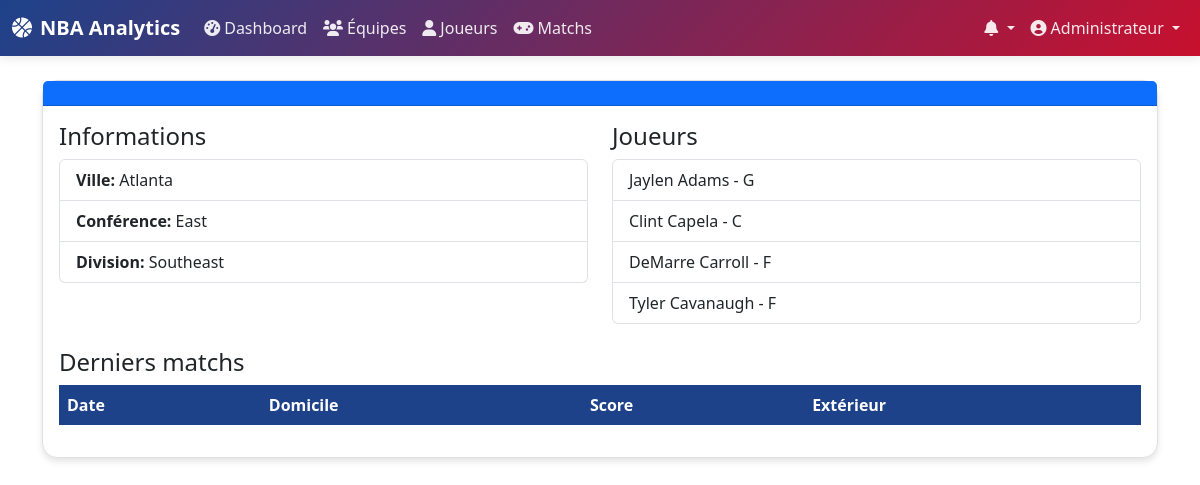
/team/1 (signed in), run on the app's committed database.
### models.py (models this page shows, shortened)
class User(UserMixin, db.Model):
    id = db.Column(db.Integer, primary_key=True)
    email = db.Column(db.String(120), unique=True, nullable=False)
    password_hash = db.Column(db.String(255))
    name = db.Column(db.String(100))
    role = db.Column(db.String(20), default='user')  # user, admin, manager
    created_at = db.Column(db.DateTime, default=datetime.utcnow)
    is_active = db.Column(db.Boolean, default=True)
    managed_teams = db.relationship('Team', secondary='user_team_association', back_populates='managers')
    notifications = db.relationship('Notification', backref='user', lazy=True, cascade='all, delete-orphan')

class Team(db.Model):
    id = db.Column(db.Integer, primary_key=True)
    name = db.Column(db.String(100), nullable=False)
    city = db.Column(db.String(100), nullable=False)
    conference = db.Column(db.String(50))
    division = db.Column(db.String(50))
    logo_url = db.Column(db.String(255))
    created_at = db.Column(db.DateTime, default=datetime.utcnow)
    players = db.relationship('Player', backref='team', lazy=True, cascade='all, delete-orphan')
    managers = db.relationship('User', secondary='user_team_association', back_populates='managed_teams')

class Player(db.Model):
    id = db.Column(db.Integer, primary_key=True)
    first_name = db.Column(db.String(50), nullable=False)
    last_name = db.Column(db.String(50), nullable=False)
    position = db.Column(db.String(10))
    height_feet = db.Column(db.Integer)
    height_inches = db.Column(db.Integer)
    weight_pounds = db.Column(db.Integer)
    team_id = db.Column(db.Integer, db.ForeignKey('team.id'), nullable=False)
    created_at = db.Column(db.DateTime, default=datetime.utcnow)
    points_per_game = db.Column(db.Float, default=0.0)
    assists_per_game = db.Column(db.Float, default=0.0)
    rebounds_per_game = db.Column(db.Float, default=0.0)
    minutes_per_game = db.Column(db.Float, default=0.0)
    performances = db.relationship('PlayerPerformance', backref='player', lazy=True, cascade='all, delete-orphan')

### routes.py (the view)
@app.route('/team/<int:team_id>')
@login_required
def team_detail(team_id):
    team = Team.query.get_or_404(team_id)
    players = Player.query.filter_by(team_id=team_id).all()
    games = Game.query.filter(
        (Game.home_team_id == team_id) | (Game.home_team_id== team_id)
    ).order_by(Game.date.desc()).limit(10).all()
    return render_template('team_detail.html', team=team, players=players, games=games)

### app.py (called while the page is built)
@login_manager.user_loader
def load_user(user_id):
    from models import User
    return User.query.get(int(user_id))

### templates/team_detail.html (shortened to what this page needs)
{% extends "base.html" %}
{% block content %}
<div class="container mt-4">
    {% if team %}
    <div class="card">
        <div class="card-header bg-primary text-white">
        </div>
        <div class="card-body">
            <div class="row">
                <div class="col-md-6">
                    <h4>Informations</h4>
                    <ul class="list-group">
                        <li class="list-group-item"><strong>Ville:</strong> {{ team.city }}</li>
                        <li class="list-group-item"><strong>Conférence:</strong> {{ team.conference }}</li>
                        <li class="list-group-item"><strong>Division:</strong> {{ team.division }}</li>
                    </ul>
                </div>
                <div class="col-md-6">
                    <h4>Joueurs</h4>
                    <div class="list-group">
                        {% for player in team.players %}
                        <a href="{{ url_for('player_detail', player_id=player.id) }}" class="list-group-item list-group-item-action">
                            {{ player.first_name }} {{ player.last_name }} - {{ player.position }}
                        </a>
                        {% endfor %}
                    </div>
                </div>
            </div>
            <div class="mt-4">
                <h4>Derniers matchs</h4>
                <div class="table-responsive">
                    <table class="table table-striped">
                        <thead>
                            <tr>
                                <th>Date</th>
                                <th>Domicile</th>
                                <th>Score</th>
                                <th>Extérieur</th>
                            </tr>
                        </thead>
                    </table>
                </div>
            </div>
        </div>
    </div>
    {% else %}
    <div class="alert alert-warning">
        Équipe non trouvée.
    </div>
    {% endif %}
</div>
{% endblock %}

### templates/base.html (shortened to what this page needs)
<!DOCTYPE html>
<html lang="fr">
<head>
    <link href="https://cdn.jsdelivr.net/npm/bootstrap@5.3.0/dist/css/bootstrap.min.css" rel="stylesheet">
    <link href="https://cdnjs.cloudflare.com/ajax/libs/font-awesome/6.0.0/css/all.min.css" rel="stylesheet">
</head>
<body>
    <nav class="navbar navbar-expand-lg navbar-dark">
        <div class="container-fluid">
            <a class="navbar-brand" href="{{ url_for('index') }}">
                <i class="fas fa-basketball-ball me-2"></i>NBA Analytics
            </a>
            <div class="collapse navbar-collapse" id="navbarNav">
                <ul class="navbar-nav me-auto">
                    {% if current_user.is_authenticated %}
                    <li class="nav-item">
                        <a class="nav-link" href="{{ url_for('dashboard') }}">
                            <i class="fas fa-tachometer-alt me-1"></i>Dashboard
                        </a>
                    </li>
                    <li class="nav-item">
                        <a class="nav-link" href="{{ url_for('teams') }}">
                            <i class="fas fa-users me-1"></i>Équipes
                        </a>
                    </li>
                    <li class="nav-item">
                        <a class="nav-link" href="{{ url_for('players') }}">
                            <i class="fas fa-user me-1"></i>Joueurs
                        </a>
                    </li>
                    <li class="nav-item">
                        <a class="nav-link" href="{{ url_for('games') }}">
                            <i class="fas fa-gamepad me-1"></i>Matchs
                        </a>
                    </li>
                    {% endif %}
                </ul>
                <ul class="navbar-nav">
                    {% if current_user.is_authenticated %}
                    <li class="nav-item dropdown">
                        <a class="nav-link dropdown-toggle position-relative" href="#" id="notificationsDropdown" role="button" data-bs-toggle="dropdown">
                            <i class="fas fa-bell"></i>
                        </a>
                    </li>
                    <li class="nav-item dropdown">
                        <a class="nav-link dropdown-toggle" href="#" id="userDropdown" role="button" data-bs-toggle="dropdown">
                            <i class="fas fa-user-circle me-1"></i>{{ current_user.name or current_user.email }}
                        </a>
                    </li>
                    {% endif %}
                </ul>
            </div>
        </div>
    </nav>
    <div class="container-fluid mt-4 fade-in">
        {% block content %}{% endblock %}
    </div>
</body>
</html>

### templates/base.html (style rules this page uses)
:root { --primary-color: #1d428a; --secondary-color: #c8102e; --accent-color: #ffd700; --bg-light: #ffffff; --bg-dark: #1a1a1a; --text-light: #333333; --text-dark: #ffffff; --card-light: #ffffff; --card-dark: #2d2d2d; --border-light: #e0e0e0; --border-dark: #404040; }
@media (prefers-color-scheme: light) { :root { --bg-primary: var(--bg-light); --text-primary: var(--text-light); --card-primary: var(--card-light); --border-primary: var(--border-light); } }
body { background-color: var(--bg-primary); color: var(--text-primary); font-family: 'Segoe UI', Tahoma, Geneva, Verdana, sans-serif; transition: all 0.3s ease; }
.navbar { background: linear-gradient(135deg, var(--primary-color), var(--secondary-color)) !important; box-shadow: 0 2px 10px rgba(0,0,0,0.1); }
.navbar-brand { font-weight: bold; color: white !important; }
.navbar-nav .nav-link { color: rgba(255,255,255,0.9) !important; transition: color 0.3s ease; }
.card { background-color: var(--card-primary); border: 1px solid var(--border-primary); border-radius: 15px; box-shadow: 0 4px 6px rgba(0,0,0,0.1); transition: transform 0.2s ease, box-shadow 0.2s ease; }
.table { color: var(--text-primary); }
.table th { background-color: var(--primary-color); color: white; border: none; }
.fade-in { animation: fadeIn 0.5s ease-in; }

### data on the page
User: name "Administrateur"
Team: city "Atlanta", conference "East", division "Southeast"
Player: first_name "Jaylen", last_name "Adams", position "G"
Player: first_name "Clint", last_name "Capela", position "C"
Player: first_name "DeMarre", last_name "Carroll", position "F"
Player: first_name "Tyler", last_name "Cavanaugh", position "F"
